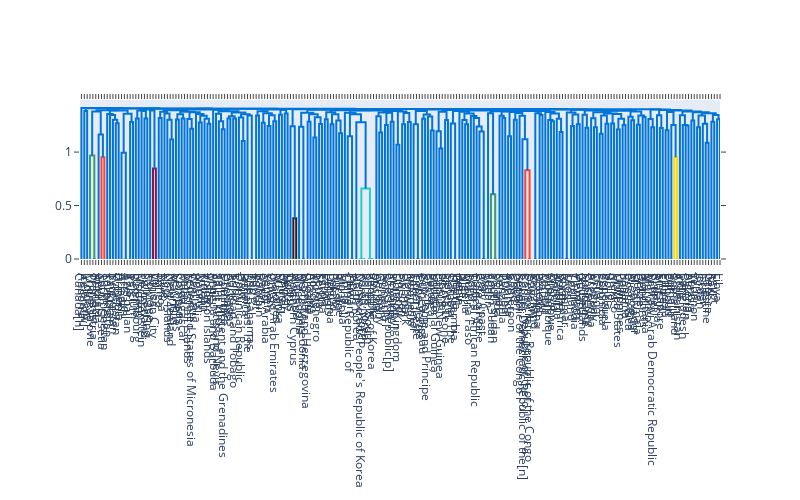

This figure's notebook cell:
### Code cell
fig = ff.create_dendrogram(tfidf, labels=np.array(countries["Country"]))
fig.update_layout(width=800, height=500)
fig.show()
